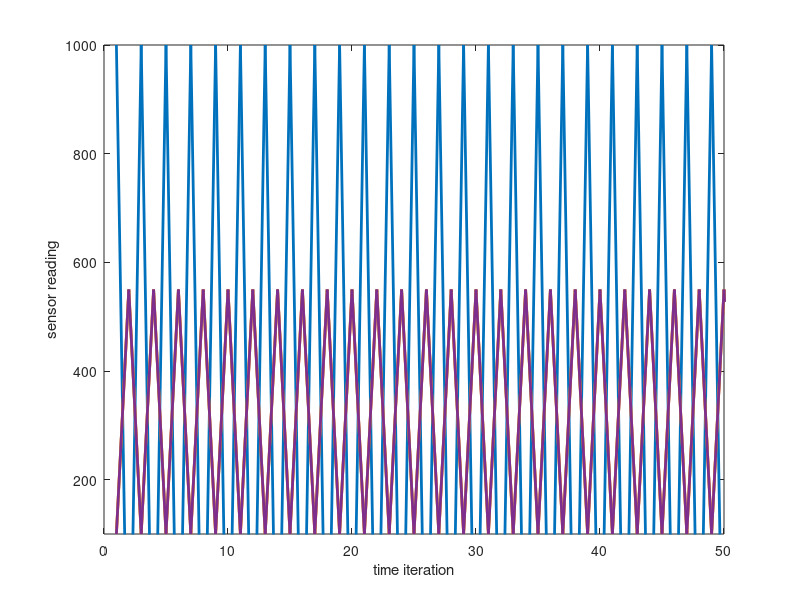

MATLAB code to generate this figure:
% Four agents in the network, Assume K4 graph
N = 4;

% Initial sensor readings
reading = [1000; 100; 100; 100];

% Hiostory of readings for plotting
reading_history = [];

% Let's play with this value
weight = 0.5;

for t = 1:1:300

    % save history of readings
    reading_history = [reading_history, reading];

    % how much should agents update their readings? (initialize to 0) 
    delta_reading = zeros(N, 1);

    % for each agent i in the network
    for ii = 1:1:N
        % for each agent j that is i's neighbor
        for jj = 1:1:N
            if (ii ~= jj)
                % apply consensus protocol
                % this tells an agent how much to change its reading
                delta_reading(ii, 1) = delta_reading(ii, 1) - (reading(ii, 1) - reading(jj, 1));
            end
        end
    end

    % update reading
    reading = reading + (weight * delta_reading);

end

% Plot
figure;
for ii=1:1:N
    plot(reading_history(ii, 1:1:300), 'LineWidth', 2);
    hold on;
end
axis([0 50 100 1000]);
xlabel('time iteration');
ylabel('sensor reading');


